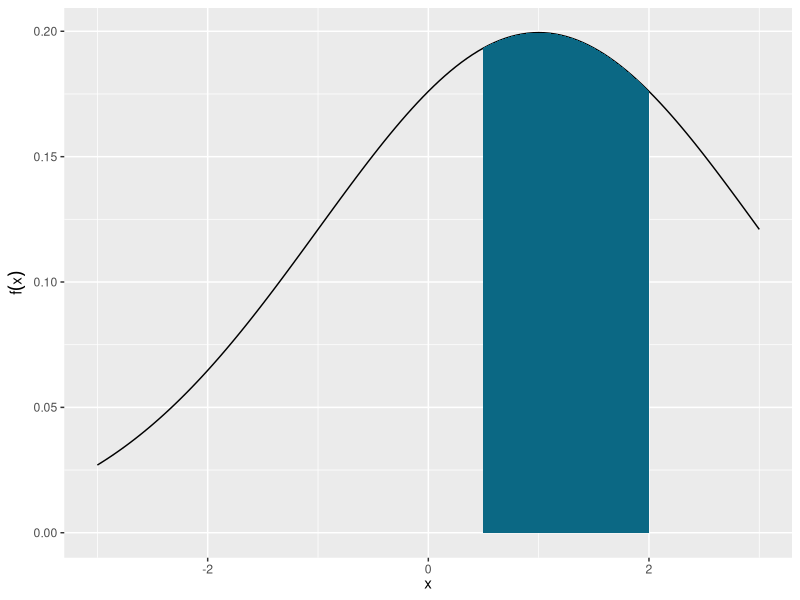
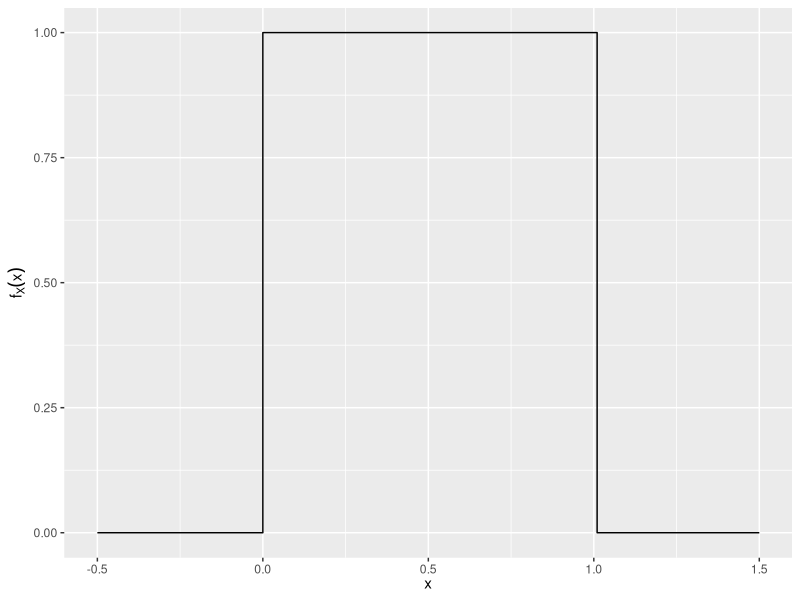

R code for these plots, in order: (Note: this script raises an error after producing the figures.)
## ---- chunk 1

## ---- chunk 2
library(tidyverse)
library(patchwork)
library(here)
library(gganimate)
## ---- chunk 3
norm_pdf <- tibble(
  x = seq(-3, 3, by = .05),
  y = dnorm(x = x, mean = 1, sd = 2),
  fill = x >= .5 & x <= 2
)

ggplot(norm_pdf) +
  geom_line(aes(x, y)) +
  geom_ribbon(
    data = filter(norm_pdf, fill),
    aes(
      x = x,
      ymin = 0, ymax = y
    ),
    fill = "#0B6884"
  ) +
  labs(
    x = expression(x),
    y = expression(f(x))
  )
## ---- chunk 4
tibble(
  x = seq(-.5, 1.5, by = .01),
  y = dunif(x)
) %>%
  ggplot(aes(x, y)) +
  geom_step() +
  labs(
    x = expression(x),
    y = expression(f[X](x))
  )
## ---- chunk 5
function_plot +
  stat_function(mapping = aes(color = "Exponential(1)"), fun = dexp, args = list(rate = 1), linewidth = 1.5) +
  stat_function(mapping = aes(color = "Exponential(3)"), fun = dexp, args = list(rate = 3), linewidth = 1.5) +
  stat_function(mapping = aes(color = "Exponential(5)"), fun = dexp, args = list(rate = 5), linewidth = 1.5) +
  scale_color_brewer(type = "qual") +
  xlim(0, 5) +
  labs(y = expression(f[X](x)),
       color = NULL)
## ---- chunk 6
unif_pdf <- function(a, b) {
  tibble(
    x = seq(a - 1, b + 1, by = .01),
    pdf = dunif(x = x, min = a, max = b)
  ) %>%
    ggplot(aes(x, pdf)) +
    geom_line() +
    labs(
      title = "Uniform PDF",
      subtitle = bquote(a == .(a) ~ b == .(b)),
      x = expression(x),
      y = expression(f[X](x))
    )
}

unif_cdf <- function(a, b) {
  tibble(
    x = seq(a - 1, b + 1, by = .01),
    cdf = punif(q = x, min = a, max = b)
  ) %>%
    ggplot(aes(x, cdf)) +
    geom_line() +
    labs(
      title = "Uniform CDF",
      subtitle = bquote(a == .(a) ~ b == .(b)),
      x = expression(x),
      y = expression(F[X](x))
    )
}

unif_pdf(0, 1) +
  unif_cdf(0, 1)
## ---- chunk 7
norm_pdf <- function(mu, sigma) {
  tibble(
    x = seq(-5, 5, by = .01),
    pdf = dnorm(x = x, mean = mu, sd = sigma)
  ) %>%
    ggplot(aes(x, pdf)) +
    geom_line() +
    labs(
      title = "Normal PDF",
      subtitle = bquote(mu == .(mu) ~ sigma^2 == .(sigma^2)),
      x = expression(x),
      y = expression(f[X](x))
    )
}

norm_cdf <- function(mu, sigma) {
  tibble(
    x = seq(-5, 5, by = .01),
    cdf = pnorm(q = x, mean = mu, sd = sigma)
  ) %>%
    ggplot(aes(x, cdf)) +
    geom_line() +
    labs(
      title = "Normal CDF",
      subtitle = bquote(mu == .(mu) ~ sigma^2 == .(sigma^2)),
      x = expression(x),
      y = expression(f[X](x))
    )
}

norm_pdf(0, 1) +
  norm_cdf(0, 1)
## ---- chunk 8
tibble(
  x = seq(-5, 15, by = .05),
  Z = dnorm(x),
  Y = dnorm(x, mean = 6, sd = 2)
) %>%
  gather(norm, val, -x) %>%
  ggplot(aes(x, val, color = norm)) +
  geom_line(linewidth = 1.5) +
  scale_color_brewer(type = "qual") +
  labs(
    x = NULL,
    y = "Density height",
    color = NULL
  ) +
  theme(legend.position = "bottom")
## ---- chunk 9
set.seed(124)
y <- rnorm(7000, mean = .39, sd = sqrt(.0025))

clt_plot <- seq(from = 2, to = length(y), length.out = 100) %>%
  round() %>%
  map_dfr(~ y[1:.x] %>%
            enframe(name = "y") %>%
            mutate(nobs = .x)) %>%
  ggplot(mapping = aes(x = value)) +
  geom_density() +
  stat_function(
    fun = dnorm, n = 101, args = list(mean = .39, sd = sqrt(.0025)),
    color = "#0B6884"
  ) +
  labs(
    title = "Number of observations = {closest_state}",
    x = "Mean",
    y = "Density"
  ) +
  transition_states(states = nobs)

animate(clt_plot, nframes = 600)
## ---- chunk 10
function_plot +
  stat_function(
    mapping = aes(color = "Exponential(1)"),
    fun = dexp, args = list(rate = 1), n = 501, linewidth = 1.5
  ) +
  stat_function(
    mapping = aes(color = "Exponential(5)"),
    fun = dexp, args = list(rate = 5), n = 501, linewidth = 1.5
  ) +
  stat_function(
    mapping = aes(color = "Gamma(1, 5.5)"),
    fun = dgamma, args = list(shape = 1, rate = 5.5), n = 501, linewidth = 1.5
  ) +
  stat_function(
    mapping = aes(color = "Gamma(3, 2)"),
    fun = dgamma, args = list(shape = 3, rate = 2), n = 501, linewidth = 1.5
  ) +
  scale_color_brewer(type = "div") +
  xlim(0, 10) +
  labs(
    y = expression(f(x)),
    color = NULL
  ) +
  coord_cartesian(
    xlim = c(0, 10),
    ylim = c(0, 1)
  )
## ---- chunk 11
function_plot +
  stat_function(
    mapping = aes(color = "Gamma(3, 2)"),
    fun = dgamma, args = list(shape = 3, rate = 2), n = 501, linewidth = 1.5
  ) +
  stat_function(
    mapping = aes(color = "Gamma(5, 2)"),
    fun = dgamma, args = list(shape = 5, rate = 2), n = 501, linewidth = 1.5
  ) +
  stat_function(
    mapping = aes(color = "Gamma(3, 3)"),
    fun = dgamma, args = list(shape = 3, rate = 3), n = 501, linewidth = 1.5
  ) +
  scale_color_brewer(type = "qual") +
  xlim(0, 10) +
  labs(
    y = expression(f(x)),
    color = NULL
  ) +
  coord_cartesian(
    xlim = c(0, 10),
    ylim = c(0, 1)
  )
## ---- chunk 12
expand.grid(
  x = seq(from = 0, to = 100, length.out = 201),
  df = seq(from = 1, to = 50)
) %>%
  as_tibble() %>%
  mutate(y = dchisq(x, df)) %>%
  ggplot(mapping = aes(x = x, y = y)) +
  geom_line(linewidth = 1.5) +
  labs(
    title = "Chi-squared",
    subtitle = "{closest_state} degrees of freedom",
    y = "Density"
  ) +
  transition_states(states = df) +
  view_follow(fixed_x = TRUE)
## ---- chunk 13
expand.grid(
  x = seq(from = -6, 6, length.out = 201),
  df = seq(from = 1, to = 50)
) %>%
  as_tibble() %>%
  mutate(y = dt(x, df)) %>%
  ggplot(mapping = aes(x = x, y = y)) +
  geom_line(linewidth = 1.5) +
  stat_function(fun = dnorm, n = 201, color = "#0B6884") +
  labs(
    title = "Student's t",
    subtitle = "{closest_state} degrees of freedom",
    y = "Density"
  ) +
  transition_states(states = df) +
  view_follow(fixed_x = TRUE)
